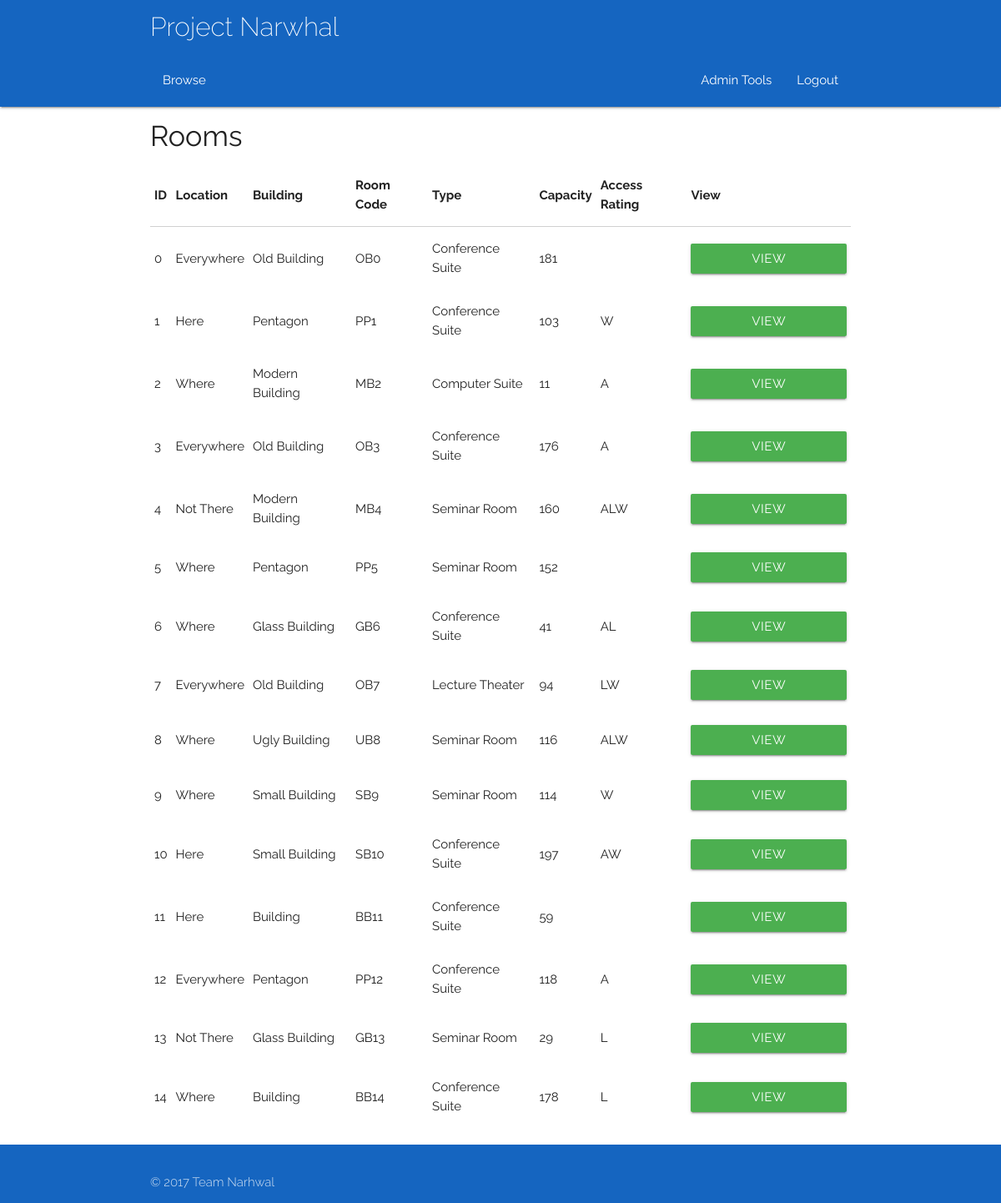
The page /rooms (signed in) on the database its author committed.
### app/models.py (models this page shows)
class Room(db.Model):
	__tablename__ = 'Room'
	roomID = db.Column(db.Integer, primary_key = True)
	capacity = db.Column(db.Integer)
	roomType = db.Column(db.String(100))
	roomCode = db.Column(db.String(100))
	building = db.Column(db.String(100))
	location = db.Column(db.String(100))
	facilities = db.Column(db.String(100))
	picURL = db.Column(db.String(100))
	accessRating = db.Column(db.String(100))

### app/views.py (the view)
@app.route('/rooms')
@login_required
def roomList():
    if current_user.type != 'Admin':
        abort(403)
    roomList = rooms()
    return render_template('rooms.html', title='Room List', roomList=roomList)

### app/views.py (called while the page is built)
@login_manager.user_loader
def load_user(id):
    return models.User.query.get(id)

### queries.py (called while the page is built)
def listConvert(x):
    if(x.count() == 1):
        x = x[0]
        return x
    else:
        y = []
    for i in x:
        y.append(i)
    return y

def rooms(**kwargs):
    q = models.Room.query.filter_by(**kwargs)
    q = listConvert(q)
    return q

### app/templates/rooms.html
{% extends "base.html" %} {% block content %}
<div class="container">
    <h4>Rooms</h4>
    <div class="row">
        <div class="col s12">
            <table id="todo-table" class="responsive-table">
                <thead>
                    <tr>
                        <th>ID</th>
                        <th>Location</th>
                        <th>Building</th>
                        <th>Room Code</th>
                        <th>Type</th>
                        <th>Capacity</th>
                        <th>Access Rating</th>
                        <th>View</th>
                    </tr>
                </thead>
                <tbody>
                    {% for item in roomList %}
                    <tr>
                        <td>{{ item.roomID }} </td>
                        <td>{{ item.location }}</td>
                        <td>{{ item.building }}</td>
                        <td>{{item.roomCode}}</td>
                        <td>{{ item.roomType }}</td>
                        <td>{{item.capacity}}</td>
                        <td>{{item.accessRating}}</td>
                        <td>
                            <a href="/rooms/{{item.roomID}}">
                                <button type="submit" href="/rooms/{{item.roomID}}" class="waves-effect waves-light btn green">View Schedule</button></a>
                        </td>
                    </tr>
                    {%- endfor %}
                </tbody>
            </table>
        </div>
    </div>
</div>
{% endblock %}

### app/static/css/style.css (style rules this page uses)
html { font-family: 'Raleway', sans-serif; }
.Site { display: flex; min-height: 100vh; flex-direction: column; }

### rows shown on the page
Room: roomID "0", location "Everywhere", building "Old Building", roomCode "OB0", roomType "Conference Suite", capacity "181"
Room: roomID "1", location "Here", building "Pentagon", roomCode "PP1", roomType "Conference Suite", capacity "103", accessRating "W"
Room: roomID "2", location "Where", building "Modern Building", roomCode "MB2", roomType "Computer Suite", capacity "11", accessRating "A"
Room: roomID "3", location "Everywhere", building "Old Building", roomCode "OB3", roomType "Conference Suite", capacity "176", accessRating "A"
Room: roomID "4", location "Not There", building "Modern Building", roomCode "MB4", roomType "Seminar Room", capacity "160", accessRating "ALW"
Room: roomID "5", location "Where", building "Pentagon", roomCode "PP5", roomType "Seminar Room", capacity "152"
Room: roomID "6", location "Where", building "Glass Building", roomCode "GB6", roomType "Conference Suite", capacity "41", accessRating "AL"
Room: roomID "7", location "Everywhere", building "Old Building", roomCode "OB7", roomType "Lecture Theater", capacity "94", accessRating "LW"
Room: roomID "8", location "Where", building "Ugly Building", roomCode "UB8", roomType "Seminar Room", capacity "116", accessRating "ALW"
Room: roomID "9", location "Where", building "Small Building", roomCode "SB9", roomType "Seminar Room", capacity "114", accessRating "W"
Room: roomID "10", location "Here", building "Small Building", roomCode "SB10", roomType "Conference Suite", capacity "197", accessRating "AW"
Room: roomID "11", location "Here", building "Building", roomCode "BB11", roomType "Conference Suite", capacity "59"
Room: roomID "12", location "Everywhere", building "Pentagon", roomCode "PP12", roomType "Conference Suite", capacity "118", accessRating "A"
Room: roomID "13", location "Not There", building "Glass Building", roomCode "GB13", roomType "Seminar Room", capacity "29", accessRating "L"
Room: roomID "14", location "Where", building "Building", roomCode "BB14", roomType "Conference Suite", capacity "178", accessRating "L"
